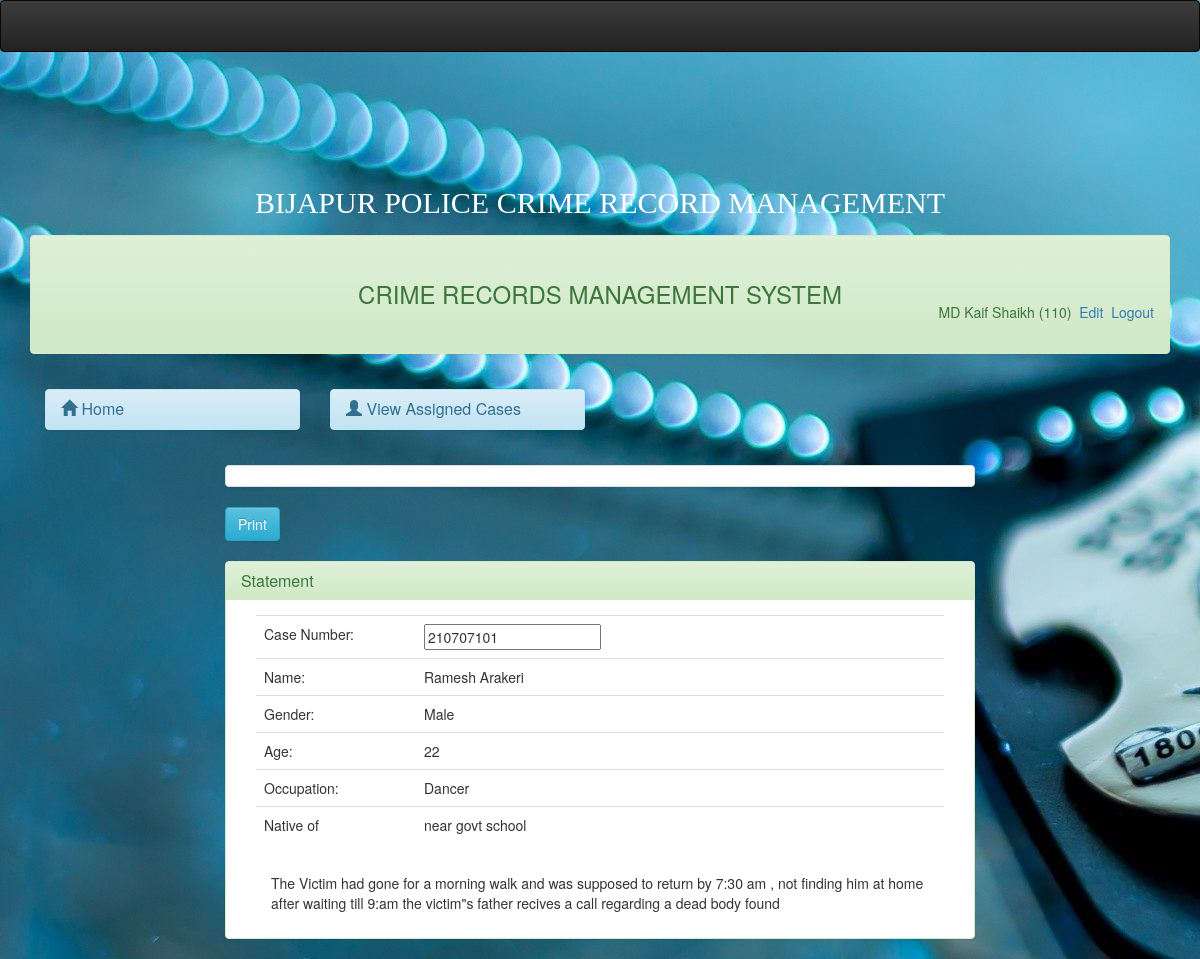
The app's page /cid/investigation.php?edit=210707101 (signed in) with its own data.
### tables this page shows
CREATE TABLE `userlogin` (
  `id` int(11) NOT NULL,
  `staffid` varchar(20) NOT NULL,
  `status` varchar(50) NOT NULL,
  `password` varchar(50) NOT NULL,
  `surname` varchar(50) NOT NULL,
  `othernames` varchar(50) NOT NULL
);

CREATE TABLE `complaint` (
  `case_id` varchar(20) NOT NULL,
  `comp_name` varchar(100) NOT NULL,
  `tel` varchar(10) NOT NULL,
  `occupation` varchar(20) NOT NULL,
  `region` varchar(50) NOT NULL,
  `district` varchar(100) NOT NULL,
  `loc` varchar(50) NOT NULL,
  `addrs` varchar(100) NOT NULL,
  `age` int(3) NOT NULL,
  `gender` varchar(6) NOT NULL,
  `date_added` timestamp NOT NULL DEFAULT current_timestamp() ON UPDATE current_timestamp()
);

CREATE TABLE `case_table` (
  `case_id` varchar(20) NOT NULL,
  `statement` varchar(200) NOT NULL,
  `caseid` int(11) NOT NULL,
  `date_added` datetime DEFAULT NULL,
  `staffid` varchar(30) NOT NULL,
  `case_type` varchar(50) NOT NULL,
  `status` varchar(50) NOT NULL,
  `cid` varchar(20) NOT NULL DEFAULT 'Not Yet',
  `complete_date` date NOT NULL,
  `diary_of_action` varchar(200) NOT NULL
);

### cid/session.php (called while the page is built, shortened)
<?php
$session_id=$_SESSION['staffid'];
?>

### cid/investigation.php (the view, shortened to what this page needs)
<?php
include('header.php');
include('dbconnect.php');
 ?>
<div class="container-fluid">
      <?php include('menubar.php')?>
	<?php
	$caseid=$_GET['edit'];
$statement='';
	?>
<div class="container-fluid">
	<div class="col-md-2"></div>
	<div class="col-md-8">
		<ul class="list-group" id="myinfo" >
			<li class="list-group-item" id="mylist"></li>
		</ul><a href="#" onClick="window_print()" class="btn btn-info" style="margin-bottom:20px"><i class="icon-print icon-large"></i> Print</a>
			<div class="panel panel-success" id="outprint">
					  	<div class="panel-heading">
					  		<h3 class="panel-title">Statement</h3>
					  	</div>
			<div class="panel-body">
			 <div class="container-fluid">
					<form class="form-horizontal" action="savecidstatement.php" method="post" role="form">
					  	<div class="form-row">
					  <?php
			 		$query=mysqli_query($dbcon,"select * from complaint where case_id='$caseid'");
		while($row = mysqli_fetch_array($query)){
			?>
			 			 <table class="table">
			 			 	<tr>
			 			 		<td width="160px">Case Number:</td><td> <input type="text" value="<?php echo $caseid?>" readonly="" name="caseid"> </td>
			 			 	</tr>
			 			 	<tr>
			 			 		<td>Name:</td><td><?php echo $row['comp_name']?></td>
			 			 	</tr>
			 			 	<tr>
			 			 		<td>Gender:</td><td><?php echo $row['gender']?></td>
			 			 	</tr>
			 			 	<tr>
			 			 		<td>Age:</td><td><?php echo $row['age']?></td>
			 			 	</tr>
			 			 	<tr>
			 			 		<td>Occupation:</td><td><?php echo $row['occupation']?></td>
			 			 	</tr>
			 			 	<tr>
			 			 		<td>Native of </td><td><?php echo $row['loc']?></td>
			 			 	</tr>
			 			 <?php
			 			 }
			 			 $query2=mysqli_query($dbcon,"select * from case_table where case_id='$caseid'");
		while($row2 = mysqli_fetch_array($query2)){
			 			 		$statement= $row2['statement'];
			 			 }
			 			 ?>
			 			 </table>
					  	 </div>
					  	<div class="form-row">
					  	<div class="col-md-12">
					  		 <p style="">
					  		 	<?php
					  		 	  if($statement==''){
					  		 	  	echo'<h2> No Investigation Statement Yet</h2>';
					  		 	  }
					  		 	  else{
					  		 	  	echo $statement;
					  		 	  }
					  		 	?>
					  		</p>
						</div>
					</div>
					</form>
				</div>
			</div>
		</div>
	</div>
	<div class="col-md-2"></div>
</div>
</body>
</html>

### cid/menubar.php
<div class="col-md-12">
	<div class="panel panel-success">
		<div class="panel-heading" style="padding-bottom: 50px;">
			<center><h3 style="position: relative;top:15px;">CRIME RECORDS MANAGEMENT SYSTEM</h3></center>
					<?php
					include('session.php');
					include('dbconnect.php');
					$query= mysqli_query($dbcon,"select * from userlogin where staffid = '$session_id'")or die(mysql_error());
					$row = mysqli_fetch_array($query);
					?>
                           <span class="pull-right">
                              <?php echo $row['surname']." ". $row['othernames']." (" .$row['staffid'].")";  ?>
                                 <a href="profile.php"><i class="icon-signout icon-large"></i>&nbsp;Edit</a>
                                  <a href="logout.php"><i class="icon-signout icon-large"></i>&nbsp;Logout</a>
                                 </span>
                   </div>
		</div>
		<div class="panel-body">
			<div class="row">
				<div class="col-md-3">
					<div class="panel panel-info">
						<div class="panel-heading">
							<h3 class="panel-title"> <a href="index.php">
								<span class="glyphicon glyphicon-home" aria-hidden="true"></span> Home</a>
						</div>
					</div>
				</div>
				<div class="col-md-3">
					<div class="panel panel-info">
						<div class="panel-heading">
							<h3 class="panel-title"> <a href="index.php">
								<span class="glyphicon glyphicon-user" aria-hidden="true"></span> View Assigned Cases</a>
						</div>
					</div>
				</div>
			</div>
		</div>
	</div>
</div>

### cid/assets/css/simple-sidebar.css (style rules this page uses)
body { overflow-x: hidden; }

### records on screen
userlogin: surname "MD Kaif", othernames "Shaikh", staffid "110"
complaint: comp_name "Ramesh Arakeri", gender "Male", age "22", occupation "Dancer", loc "near govt school"
case_table: statement "The Victim had gone for a morning walk and was supposed to return by 7:30 am , not finding him at home after waiting till 9:am the victim\"s father recives a call regarding a dead body found"
